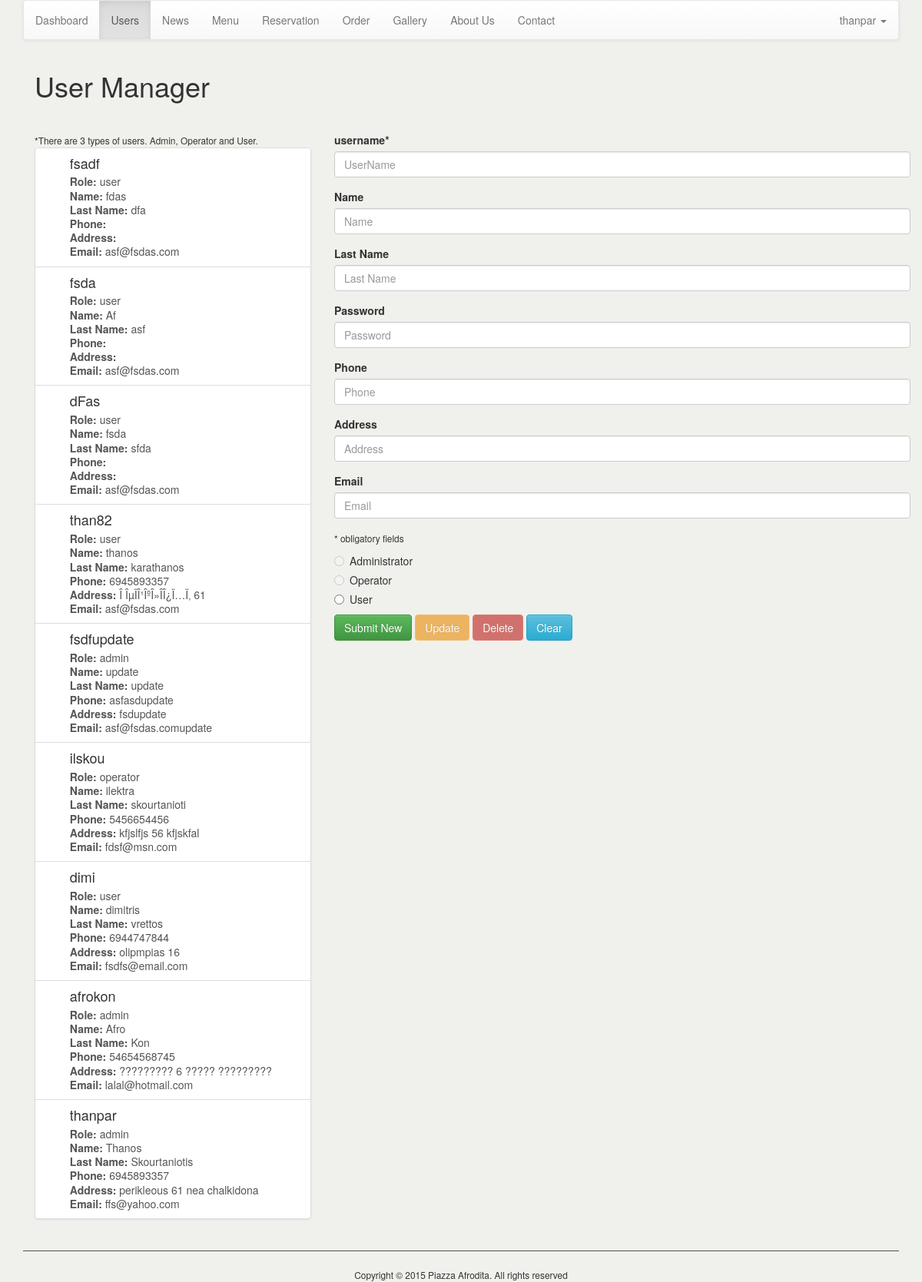
The app's page /admin/index.php?page=users (signed in), older data.
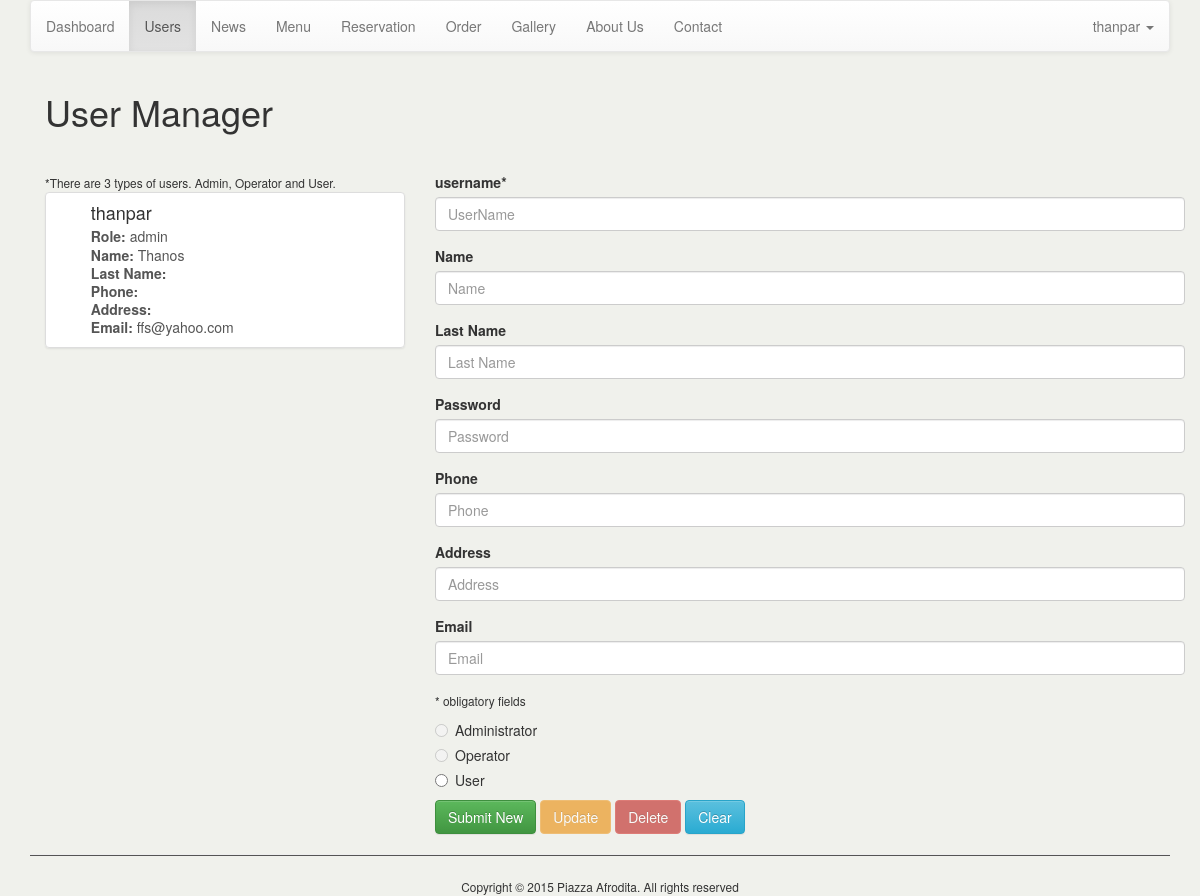
The same page, newer data.
### tables this page shows
CREATE TABLE IF NOT EXISTS `users` (
`id` int(11) NOT NULL,
  `username` varchar(200) NOT NULL,
  `firstName` varchar(200) NOT NULL,
  `lastName` varchar(200) NOT NULL,
  `password` varchar(200) NOT NULL,
  `phone` varchar(50) NOT NULL,
  `address` varchar(200) NOT NULL,
  `privilege` int(10) NOT NULL,
  `email` varchar(200) NOT NULL
);

### admin/index.php (called while the page is built)
<?php include('template/header.php'); ?>
<?php include('views/'.$page.'.php'); ?>
<?php include('template/footer.php'); ?>

### admin/config/setup.php (called while the page is built, shortened)
<?php
    if(isset($_GET['page'])){
        $page = $_GET['page'];
    }else{
        $page='dashboard';
    }
?>

### admin/functions/data.php (called while the page is built, shortened)
<?php
    function get_user_data($dbc){
        $q="SELECT * FROM users ORDER BY id DESC";
        $r=mysqli_query($dbc,$q);
        return $r;
    }
    function show_privilege_level($privilegeLevel){
        switch($privilegeLevel){
            case 1: return "admin";
            break;
            case 2: return "operator";
            break;
            case 3: return "user";
            break;
        }
    }
?>

### admin/views/users.php (the view, shortened to what this page needs)
<?php
   $result = get_user_data($dbc);
?>
<div class="container">
    <h1 id="subpage-title">User Manager</h1>
    <div class="row">
        <div id="user-col-list-group" class="col-md-4 col-sm-4">
            <small>*There are 3 types of users. Admin, Operator and User.</small>
            <div id ="user-list-group" class="list-group">
                <?php
                    while($row = mysqli_fetch_assoc($result)){ ?>
                        <a id="user-row-id-<?php echo $row['id']; ?>" href ="?page=users&id=<?php echo $row['id']; ?>" class="list-group-item <?php if($_GET['id']==$row['id']) echo 'active'; ?>">
                            <div class="row">
                                <div class="col-md-11 col-md-offset-1">
                                    <h4 id="user-col-username-id-<?php echo $row['id']; ?>" class ="list-group-item-heading"><?php echo $row['username']; ?></h4>
                                    <p id="user-col-role-id-<?php echo $row['id']; ?>" class="list-group-item-text"><b>Role: </b><?php echo show_privilege_level($row['privilege']) ; ?></p>
                                    <p id="user-col-name-id-<?php echo $row['id']; ?>" class="list-group-item-text"><b>Name: </b><?php echo $row['firstName']; ?></p>
                                    <p id="user-col-last-id-<?php echo $row['id']; ?>" class="list-group-item-text"><b>Last Name: </b><?php echo $row['lastName']; ?></p>
                                    <p id="user-col-phone-id-<?php echo $row['id']; ?>" class="list-group-item-text"><b>Phone: </b><?php echo $row['phone']; ?></p>
                                    <p id="user-col-address-id-<?php echo $row['id']; ?>" class="list-group-item-text"><b>Address: </b><?php echo $row['address']; ?></p>
                                    <p id="user-col-email-id-<?php echo $row['id']; ?>" class="list-group-item-text"><b>Email: </b><?php echo $row['email']; ?></p>
                                </div>
                            </div>
                        </a>
                <?php } ?>
            </div>
        </div>
            <div id="user-right-col" class="col-md-8 col-sm-8">
                <form action="?page=users" method="post" role="form">
                      <div id="form-start" class ="form-group">
                            <label for="username">username*</label>
                            <input type="text" class="form-control" id="username" name="username" value = "<?php echo $userRow['username']?>" placeholder ="UserName">
                      </div>
                      <div class="form-group">
                            <label for="name">Name</label>
                            <input type="text" class="form-control" id="name" name="name" value = "<?php echo $userRow['firstName']?>" placeholder ="Name">
                      </div>
                      <div class="form-group">
                            <label for="last">Last Name</label>
                            <input type="text" class="form-control" id="last" name="last" value = "<?php echo $userRow['lastName']?>" placeholder ="Last Name">
                      </div>
                      <div class="form-group">
                            <label for="password">Password</label>
                            <input type="password" class="form-control" id="password" name="password" value = "" placeholder ="Password">
                      </div>
                      <div class="form-group">
                            <label for="phone">Phone</label>
                            <input type="text" class="form-control" id="phone" name="phone" value = "<?php echo $userRow['phone']?>" placeholder ="Phone">
                      </div>
                      <div class="form-group">
                            <label for="address">Address</label>
                            <input type="text" class="form-control" id="address" name="address" value = "<?php echo $userRow['address']?>" placeholder ="Address">
                      </div>
                      <div class="form-group">
                            <label for="email">Email</label>
                            <input type="text" class="form-control" id="email" name="email" value = "<?php echo $userRow['email']?>" placeholder ="Email">
                      </div>
                      <small>* obligatory fields</small>
                      <div class="radio">
                        <label>
                            <input type="radio" name="optionsRadios" id="optionsRadios1" value="1"  <?php if($_SESSION['userPrivilege']!=1) echo 'disabled' ?> <?php if($userRow['privilege'] == 1) echo 'checked'; ?>>
                            Administrator
                        </label>
                      </div>
                        <div class="radio">
                            <label>
                                <input type="radio" name="optionsRadios" id="optionsRadios2" value="2" <?php if($_SESSION['userPrivilege']!=1) echo 'disabled' ?> <?php if($userRow['privilege'] == 2) echo 'checked'; ?>>
                                Operator
                            </label>
                        </div>
                      <div class="radio">
                            <label>
                                <input type="radio" name="optionsRadios" id="optionsRadios3" value="3" <?php if($userRow['privilege'] == 3) echo 'checked'; ?>>
                                User
                            </label>
                      </div>
                <button type="submit" name ="action" value="submit" class="btn btn-success">Submit New</button>
                <button id="users-update-button-<?php echo $userRow['id']; ?>" type="button" name ="action" value="update" class="users-update-button btn btn-warning" <?php if(!isset($_GET['id'])|| $_GET['id']==''|| $_SESSION['userPrivilege']!=1) echo 'disabled'; ?>>Update</button>
                <button  id="delete-btn-id-<?php echo $userRow['id']; ?>" type="button" name ="action" value="delete" class="users-delete-button btn btn-danger" <?php if(!isset($_GET['id'])|| $_GET['id']=='' || $_SESSION['userPrivilege']!=1) echo 'disabled'; ?>>Delete</button>
                <a href="?page=users" class="btn btn-info" role="button">Clear</a>
                </form>
            </div>
    </div>
</div>

### admin/template/header.php (shortened to what this page needs)
<?php
  include('config/setup.php');
  include ('functions/data.php');
?>
<!DOCTYPE html>
<html lang="en">
    <head>
        <?php include('config/css.php');?>
    </head>
    <body>
        <div class="container">
            <nav class="navbar navbar-default">
                <ul class="nav navbar-nav">
                    <li <?php if($page=='dashboard')echo 'class="active"'; ?>><a href="?page=dashboard">Dashboard</a></li>
                    <li <?php if($page=='users')echo 'class="active"'; ?>><a href="?page=users">Users</a></li>
                    <li <?php if($page=='news')echo 'class="active"'; ?>><a href="?page=news">News</a></li>
                    <li <?php if($page=='menu')echo 'class="active"'; ?>><a href="?page=menu">Menu</a></li>
                    <li <?php if($page=='reservation')echo 'class="active"'; ?>><a href="?page=reservation">Reservation</a></li>
                    <li <?php if($page=='order')echo 'class="active"'; ?>><a href="?page=order">Order</a></li>
                    <li <?php if($page=='gallery')echo 'class="active"'; ?>><a href="?page=gallery">Gallery</a></li>
                    <li <?php if($page=='about-us')echo 'class="active"'; ?>><a href="?page=about-us">About Us</a></li>
                    <li <?php if($page=='contact')echo 'class="active"'; ?>><a href="?page=contact">Contact</a></li>
                </ul>
                <div class="pull-right">
                    <ul class="nav navbar-nav">
                        <li class="dropdown">
                          <a href="#" class="dropdown-toggle" data-toggle="dropdown" role="button"><?php echo $_SESSION['username'] ?> <span class="caret"></span></a>
                        </li>
                    </ul>
                </div>
            </nav>

### admin/config/css.php (shortened to what this page needs)
<link rel = "stylesheet" type="text/css" href ="css/bootstrap.min.css">
<link rel = "stylesheet" type = "text/css" href ="css/bootstrap-theme.min.css">
<link rel="stylesheet" type="text/css" href="css/jquery-ui.min.css">
<link rel="stylesheet" type="text/css" href="css/font-awesome.min.css">

### admin/template/footer.php (shortened to what this page needs)
            <footer>
                <hr>
                <small>Copyright &copy; 2015 Piazza Afrodita. All rights reserved</small>
            </footer>
        </div>
    </body>
</html>

### admin/config/css.php (style rules this page uses)
body { background-color: #F0F1EC; }
hr { height: 1px; background-color:#555; width: 100%; }
footer { text-align: center; }
.list-group { padding-left: 15px; }
#subpage-title { margin-bottom: 40px; }
.list-group { padding-left:0; }

Row changes from the older to the newer data that the page shows:
removed users: username "fsadf", privilege "user", firstName "fdas", lastName "dfa", email "asf@fsdas.com"
removed users: username "fsda", privilege "user", firstName "Af", lastName "asf", email "asf@fsdas.com"
removed users: username "dFas", privilege "user", firstName "fsda", lastName "sfda", email "asf@fsdas.com"
removed users: username "than82", privilege "user", firstName "thanos", lastName "karathanos", phone "6945893357", address "Î ÎµÏÎ¹ÎºÎ»Î­Î¿Ï…Ï‚ 61", email "asf@fsdas.com"
removed users: username "fsdfupdate", privilege "admin", firstName "update", lastName "update", phone "asfasdupdate", address "fsdupdate", email "asf@fsdas.comupdate"
removed users: username "ilskou", privilege "operator", firstName "ilektra", lastName "skourtanioti", phone "5456654456", address "kfjslfjs 56 kfjskfal", email "fdsf@msn.com"
removed users: username "dimi", privilege "user", firstName "dimitris", lastName "vrettos", phone "6944747844", address "olipmpias 16", email "fsdfs@email.com"
removed users: username "afrokon", privilege "admin", firstName "Afro", lastName "Kon", phone "54654568745", address "????????? 6 ????? ?????????", email "lalal@hotmail.com"
changed users "thanpar": lastName "Skourtaniotis" → (not shown); phone "6945893357" → (not shown); address "perikleous 61 nea chalkidona" → (not shown)
